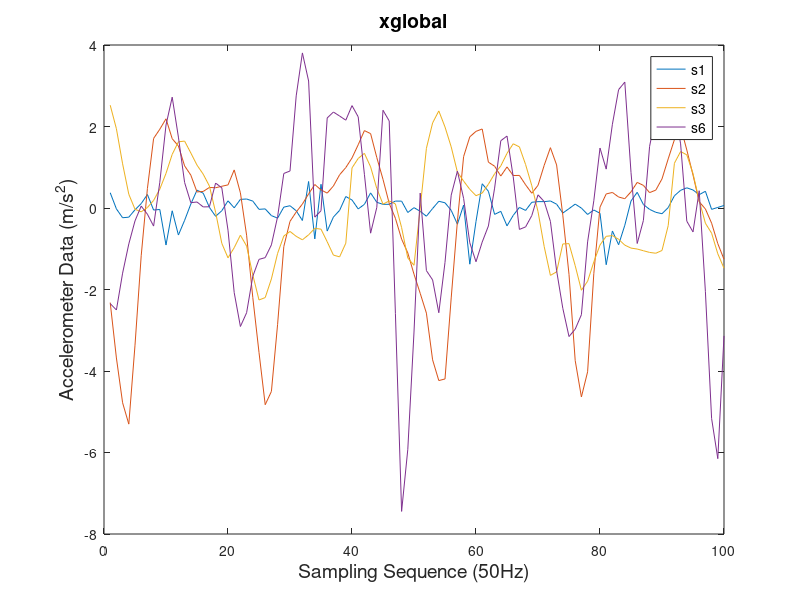
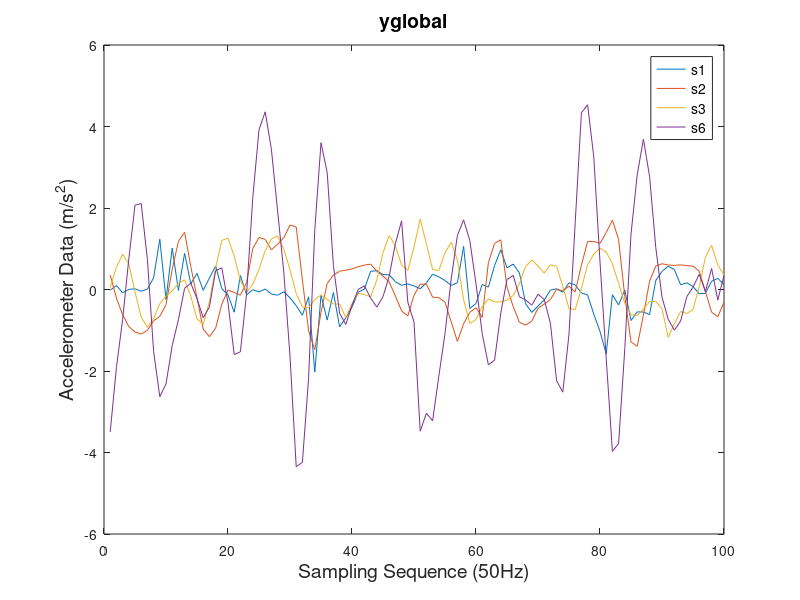
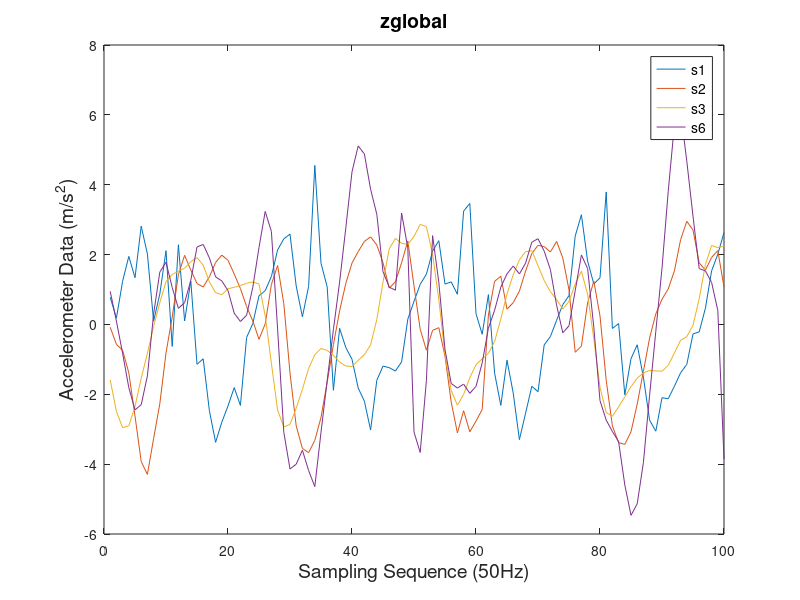

The MATLAB source for these figures, in order:
xglobal = importdata('xglobal.csv') %each column: s1_global_x, s2_global_x..... s6_global_x
yglobal = importdata('yglobal.csv')
zglobal = importdata('zglobal.csv')

figure(1)
plot(xglobal.data(1:100,[1 2 3 6]))
title('xglobal forward')
legend('s1','s2', 's3','s6','FontSize',10);
xlabel('Sampling Sequence (50Hz)','FontSize',14);
ylabel('Accelerometer Data (m/s^2)','FontSize',14);
title('xglobal','FontSize',14);

figure(2)
plot(yglobal.data(1:100,[1 2 3 6]))
title('yglobal left-right')
legend('s1','s2', 's3','s6','FontSize',10);
xlabel('Sampling Sequence (50Hz)','FontSize',14);
ylabel('Accelerometer Data (m/s^2)','FontSize',14);
title('yglobal','FontSize',14);

figure(3)
plot(zglobal.data(1:100,[1 2 3 6]))
title('zglobal vertical')
legend('s1','s2', 's3','s6','FontSize',10);
xlabel('Sampling Sequence (50Hz)','FontSize',14);
ylabel('Accelerometer Data (m/s^2)','FontSize',14);
title('zglobal','FontSize',14);